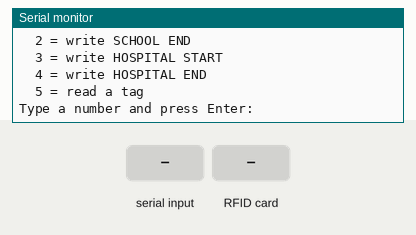
This sketch was run on a simulated ESP32. Parts: the last lines printed to the serial monitor. Inputs (shaded band) come from the test bench.

Above: at 1.3 s.
1.4 s: "5\n" received over Serial
At 2.3 s:
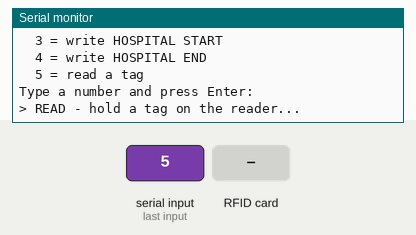
2.9 s: RFID card 5E 7A 19 C4 held to the reader
At 3.4 s:
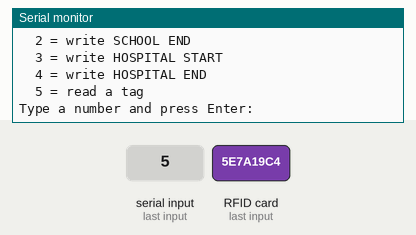

Measured:
- after the input at 1.4 s, the serial monitor: prints a new line at once (image 1)
- after the input at 2.9 s, the serial monitor: prints a new line at once (image 2)

The sketch:

TagWriter.ino
```cpp
// TagWriter - writes zone data onto the RFID road tags.
//
// Upload this to the CAR's ESP32 (it uses the same MFRC522 wiring),
// open Serial Monitor at 115200 baud, pick a tag type, then hold a tag on the reader.
// Afterwards, upload CarFirmware again.

#include <SPI.h>
#include <MFRC522.h>
#include "ZoneTag.h"

#define RFID_SCK  18
#define RFID_MISO 19
#define RFID_MOSI 23
#define RFID_SS   5
#define RFID_RST  27

// Highest speed level allowed inside a school zone (1-10)
#define SCHOOL_LIMIT_LEVEL 4

MFRC522 rfid(RFID_SS, RFID_RST);

struct Choice {
  const char *name;
  ZoneTag tag;
};

const Choice CHOICES[] = {
  {"SCHOOL START",   {TAG_START, ZONE_LIMIT,   SCHOOL_LIMIT_LEVEL}},
  {"SCHOOL END",     {TAG_END,   ZONE_LIMIT,   0}},
  {"HOSPITAL START", {TAG_START, ZONE_NO_HORN, 0}},
  {"HOSPITAL END",   {TAG_END,   ZONE_NO_HORN, 0}},
};
const int NUM_CHOICES = sizeof(CHOICES) / sizeof(CHOICES[0]);
const int READ_ONLY = NUM_CHOICES;  // menu entry after the write choices

int pending = -1;  // menu entry waiting for a tag, -1 = none

void printMenu() {
  Serial.println();
  Serial.println("==== Zone tag writer ====");
  for (int i = 0; i < NUM_CHOICES; i++) {
    Serial.printf("  %d = write %s\n", i + 1, CHOICES[i].name);
  }
  Serial.printf("  %d = read a tag\n", READ_ONLY + 1);
  Serial.println("Type a number and press Enter:");
}

void printUid() {
  Serial.print("Tag UID:");
  for (byte i = 0; i < rfid.uid.size; i++) Serial.printf(" %02X", rfid.uid.uidByte[i]);
  Serial.printf("  (%s)\n", rfid.PICC_GetTypeName(rfid.PICC_GetType(rfid.uid.sak)));
}

void setup() {
  Serial.begin(115200);
  SPI.begin(RFID_SCK, RFID_MISO, RFID_MOSI, RFID_SS);
  rfid.PCD_Init();
  delay(50);

  byte version = rfid.PCD_ReadRegister(MFRC522::VersionReg);
  if (version == 0x00 || version == 0xFF) {
    Serial.println("MFRC522 not found - check wiring (3.3V, SDA=5, SCK=18, MOSI=23, MISO=19, RST=27).");
  } else {
    Serial.printf("MFRC522 found, firmware 0x%02X\n", version);
  }
  printMenu();
}

void loop() {
  if (Serial.available()) {
    int choice = Serial.parseInt() - 1;
    while (Serial.available()) Serial.read();  // drop the rest of the line
    if (choice >= 0 && choice <= READ_ONLY) {
      pending = choice;
      Serial.printf("> %s - hold a tag on the reader...\n",
                    choice == READ_ONLY ? "READ" : CHOICES[choice].name);
    } else {
      printMenu();
    }
  }

  if (pending < 0) return;
  if (!rfid.PICC_IsNewCardPresent() || !rfid.PICC_ReadCardSerial()) return;

  printUid();
  ZoneTag tag;

  if (pending == READ_ONLY) {
    if (readZoneTag(rfid, tag)) {
      Serial.printf("Zone tag: %s", describeZoneTag(tag));
      if (tag.kind == TAG_START && (tag.flags & ZONE_LIMIT)) Serial.printf(", limit level %u", tag.limitLevel);
      Serial.println();
    } else {
      Serial.println("Not a zone tag (blank, unsupported type, or read failed).");
    }
  } else {
    const Choice &c = CHOICES[pending];
    bool ok = writeZoneTag(rfid, c.tag);
    // read back to verify
    ok = ok && readZoneTag(rfid, tag) && tag.kind == c.tag.kind && tag.flags == c.tag.flags &&
         tag.limitLevel == c.tag.limitLevel;
    Serial.println(ok ? "Written and verified. Label this tag!" : "FAILED - hold the tag still and try again.");
  }

  rfid.PICC_HaltA();
  rfid.PCD_StopCrypto1();
  pending = -1;
  printMenu();
}
```

Protocol.h
```cpp
// Protocol.h - radio packets and zone flags shared by all three sketches.
// CarFirmware, ControllerFirmware and TagWriter each hold a copy of this file.
// Keep all copies identical.
#pragma once
#include <stdint.h>
#include <stdio.h>

// Change PAIR_ID if another car running this firmware is nearby,
// so each controller only drives its own car. Car and controller must match.
#define PAIR_ID        0x5C
#define ESPNOW_CHANNEL 1

#define PKT_CONTROL 1
#define PKT_STATUS  2

// Zone flags (stored on the RFID tags and sent in StatusPacket)
#define ZONE_LIMIT   0x01   // speed limit active (school)
#define ZONE_NO_HORN 0x02   // horn disabled (hospital)

// Speed levels selected with Speed+ / Speed-
#define MIN_LEVEL 1
#define MAX_LEVEL 10

static const uint8_t BROADCAST_ADDR[6] = {0xFF, 0xFF, 0xFF, 0xFF, 0xFF, 0xFF};

// Controller -> car, every 50 ms
struct __attribute__((packed)) ControlPacket {
  uint8_t pairId;
  uint8_t type;            // PKT_CONTROL
  int8_t  joyX;            // -100 (left) .. 100 (right)
  int8_t  joyY;            // -100 (back) .. 100 (forward)
  uint8_t speedUpCount;    // +1 on every Speed+ press (wraps), so a lost packet loses no press
  uint8_t speedDownCount;  // +1 on every Speed- press
  uint8_t horn;            // 1 while the Horn button is held
};

// Car -> controller, every 100 ms
struct __attribute__((packed)) StatusPacket {
  uint8_t pairId;
  uint8_t type;            // PKT_STATUS
  uint8_t zoneFlags;       // ZONE_LIMIT | ZONE_NO_HORN
  uint8_t limitLevel;      // valid when ZONE_LIMIT is set
  uint8_t setLevel;        // level the driver asked for
  uint8_t actualLevel;     // level the car is really using
  uint8_t hornBlocked;     // 1 while horn is pressed but blocked by a hospital zone
};

// First LCD line, identical on car and controller.
inline void formatZoneLine(char *buf, size_t size, uint8_t flags, uint8_t limitLevel) {
  if ((flags & ZONE_LIMIT) && (flags & ZONE_NO_HORN)) snprintf(buf, size, "SCH+HOSP LIM %u", limitLevel);
  else if (flags & ZONE_LIMIT)                        snprintf(buf, size, "SCHOOL  LIMIT %u", limitLevel);
  else if (flags & ZONE_NO_HORN)                      snprintf(buf, size, "HOSPITAL NO HORN");
  else                                                snprintf(buf, size, "ZONE: NORMAL");
}
```

ZoneTag.h
```cpp
// ZoneTag.h - data format of the RFID road tags, shared by TagWriter and CarFirmware.
// Keep both copies identical.
//
// Supports MIFARE Classic 1K cards/fobs (the ones bundled with MFRC522 kits)
// and NTAG213/215/216 stickers.
//
// Bytes written to block 4 (Classic) or pages 4-5 (NTAG):
//   [0]='R' [1]='Z' [2]=version [3]=TAG_START/TAG_END [4]=zone flags [5]=limit level
#pragma once
#include <MFRC522.h>
#include "Protocol.h"

#define TAG_MAGIC0     'R'
#define TAG_MAGIC1     'Z'
#define TAG_VERSION    1
#define TAG_START      1
#define TAG_END        2
#define TAG_DATA_BLOCK 4

struct ZoneTag {
  uint8_t kind;        // TAG_START or TAG_END
  uint8_t flags;       // ZONE_LIMIT and/or ZONE_NO_HORN
  uint8_t limitLevel;  // speed level cap, used with ZONE_LIMIT on a START tag
};

inline bool isClassicTag(MFRC522::PICC_Type type) {
  return type == MFRC522::PICC_TYPE_MIFARE_MINI ||
         type == MFRC522::PICC_TYPE_MIFARE_1K ||
         type == MFRC522::PICC_TYPE_MIFARE_4K;
}

// Classic cards need a login before each read/write; new cards use the factory key FF..FF.
inline bool authenticateClassic(MFRC522 &rfid) {
  MFRC522::MIFARE_Key key;
  for (byte i = 0; i < 6; i++) key.keyByte[i] = 0xFF;
  return rfid.PCD_Authenticate(MFRC522::PICC_CMD_MF_AUTH_KEY_A, TAG_DATA_BLOCK, &key, &rfid.uid) ==
         MFRC522::STATUS_OK;
}

// Reads the zone data from the card just selected with PICC_ReadCardSerial().
// Call rfid.PICC_HaltA() and rfid.PCD_StopCrypto1() afterwards.
inline bool readZoneTag(MFRC522 &rfid, ZoneTag &out) {
  MFRC522::PICC_Type type = MFRC522::PICC_GetType(rfid.uid.sak);
  if (isClassicTag(type)) {
    if (!authenticateClassic(rfid)) return false;
  } else if (type != MFRC522::PICC_TYPE_MIFARE_UL) {
    return false;
  }

  byte buf[18];
  byte size = sizeof(buf);
  if (rfid.MIFARE_Read(TAG_DATA_BLOCK, buf, &size) != MFRC522::STATUS_OK) return false;
  if (buf[0] != TAG_MAGIC0 || buf[1] != TAG_MAGIC1 || buf[2] != TAG_VERSION) return false;
  if (buf[3] != TAG_START && buf[3] != TAG_END) return false;

  out.kind = buf[3];
  out.flags = buf[4];
  out.limitLevel = buf[5];
  return true;
}

// Writes zone data to the card just selected with PICC_ReadCardSerial().
inline bool writeZoneTag(MFRC522 &rfid, const ZoneTag &tag) {
  byte data[16] = {TAG_MAGIC0, TAG_MAGIC1, TAG_VERSION, tag.kind, tag.flags, tag.limitLevel};
  MFRC522::PICC_Type type = MFRC522::PICC_GetType(rfid.uid.sak);

  if (isClassicTag(type)) {
    if (!authenticateClassic(rfid)) return false;
    return rfid.MIFARE_Write(TAG_DATA_BLOCK, data, 16) == MFRC522::STATUS_OK;
  }
  if (type == MFRC522::PICC_TYPE_MIFARE_UL) {
    // NTAG pages are 4 bytes; the payload fits in two pages
    for (byte page = 0; page < 2; page++) {
      if (rfid.MIFARE_Ultralight_Write(TAG_DATA_BLOCK + page, data + 4 * page, 4) != MFRC522::STATUS_OK) {
        return false;
      }
    }
    return true;
  }
  return false;
}

inline const char *describeZoneTag(const ZoneTag &tag) {
  bool start = tag.kind == TAG_START;
  if ((tag.flags & ZONE_LIMIT) && (tag.flags & ZONE_NO_HORN)) return start ? "SCHOOL+HOSPITAL START" : "SCHOOL+HOSPITAL END";
  if (tag.flags & ZONE_LIMIT)   return start ? "SCHOOL START" : "SCHOOL END";
  if (tag.flags & ZONE_NO_HORN) return start ? "HOSPITAL START" : "HOSPITAL END";
  return "UNKNOWN";
}
```
